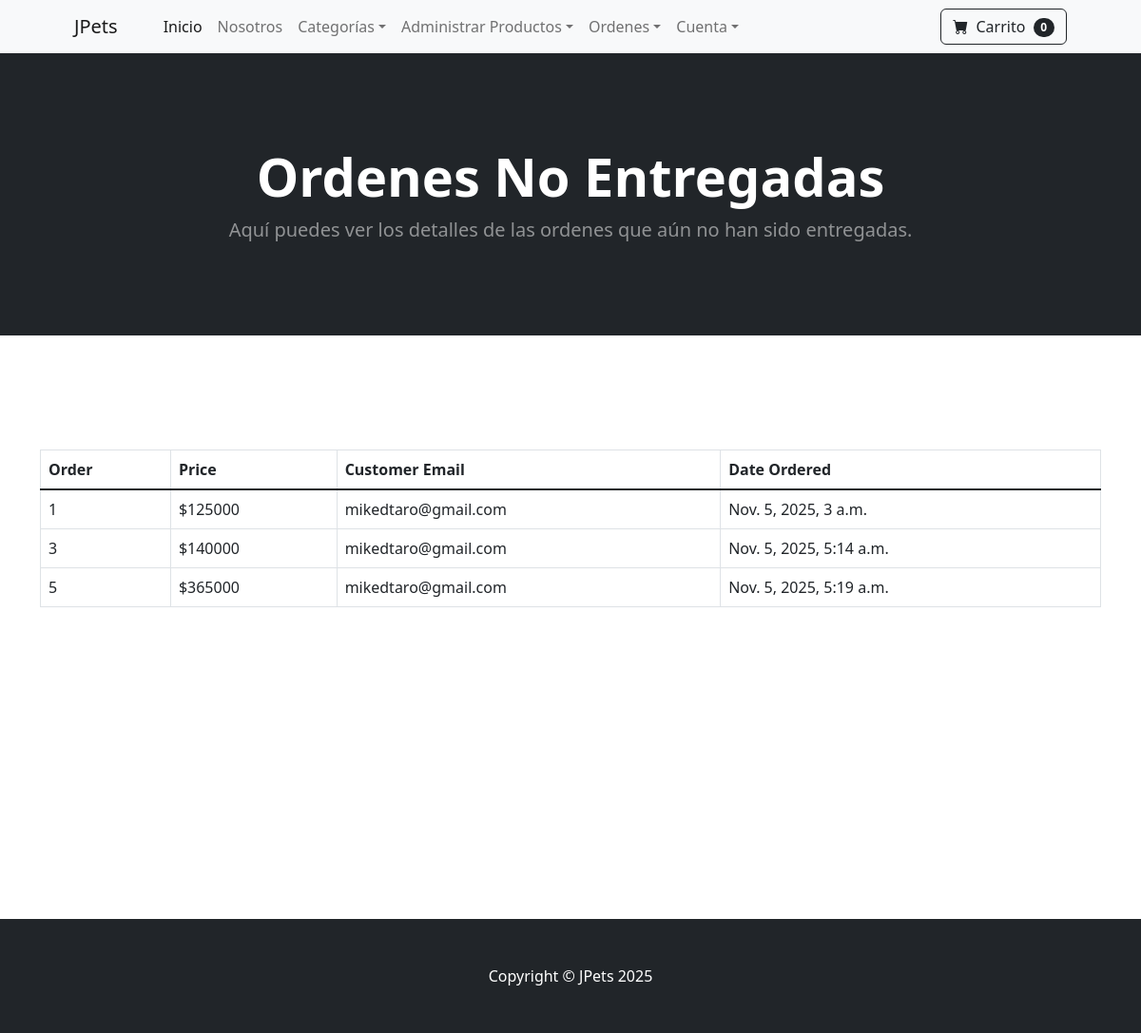
/payment/not_shipped_orders/ (signed in), run on the app's committed database.
### payment/models.py (models this page shows, shortened)
class Order(models.Model):
    user=models.ForeignKey(User, on_delete=models.CASCADE, null=True, blank=True)
    full_name = models.CharField(max_length=250)
    email = models.EmailField(max_length=254)
    shipping_address = models.TextField(max_length=15000)
    amount_paid = models.IntegerField(default=0)
    date_ordered = models.DateTimeField(auto_now_add=True)
    shipped = models.BooleanField(default=False)

### payment/views.py (the view)
# urls.py: path('not_shipped_orders/', views.not_shipped_orders, name='not_shipped_orders'),
def not_shipped_orders(request):
    if request.user.is_authenticated and request.user.is_staff:
        orders = Order.objects.filter(shipped=False)
        return render(request, "payment/not_shipped_orders.html", {"orders": orders})
    else:
        messages.error(request, "No tienes permiso para ver esta página.")
        return redirect('home')

### cart/cart.py (called while the page is built)
    def __len__(self):
        return len(self.cart)

### cart/context_processors.py (called while the page is built)
def cart(request):
    return {'cart': Cart(request)}

### store/context_processors.py (called while the page is built)
def categories_context(request):
    categories = Category.objects.all()
    return {'categories': categories}

### payment/templates/payment/not_shipped_orders.html
{% extends 'base.html' %}
{% load static %}
{% block content%}
<header class="bg-dark py-5">
    <div class="container px-4 px-lg-5 my-5">
        <div class="text-center text-white">
            <h1 class="display-4 fw-bolder">Ordenes No Entregadas</h1>
            <p class="lead fw-normal text-white-50 mb-0">Aquí puedes ver los detalles de las ordenes que aún no han sido entregadas.</p>
        </div>
    </div>
</header>
<br/><br/><br/><br/><br/>
<div class="container">
<table class="table table-bordered table-hover">
  <thead>
    <tr>
      <th scope="col">Order</th>
      <th scope="col">Price</th>
      <th scope="col">Customer Email</th>
      <th scope="col">Date Ordered</th>
    </tr>
  </thead>
  <tbody class="table-group-divider">
    {% for item in orders %}
    <tr>
        <td>{{ item.id }}</td>
        <td>${{ item.amount_paid }}</td>
        <td>{{ item.email }}</td>
        <td>{{ item.date_ordered }}</td>
    </tr>
    {% endfor %}
  </tbody>
</table>
</div>
<br/><br/><br/><br/><br/><br/><br/><br/><br/><br/><br/><br/><br/>
{% endblock%}

### data on the page
Order: id "1", amount_paid "125000", email "mikedtaro@gmail.com", date_ordered "Nov. 5, 2025, 3 a.m."
Order: id "3", amount_paid "140000", email "mikedtaro@gmail.com", date_ordered "Nov. 5, 2025, 5:14 a.m."
Order: id "5", amount_paid "365000", email "mikedtaro@gmail.com", date_ordered "Nov. 5, 2025, 5:19 a.m."

### other printed values
{{ cart|length }} "0"
